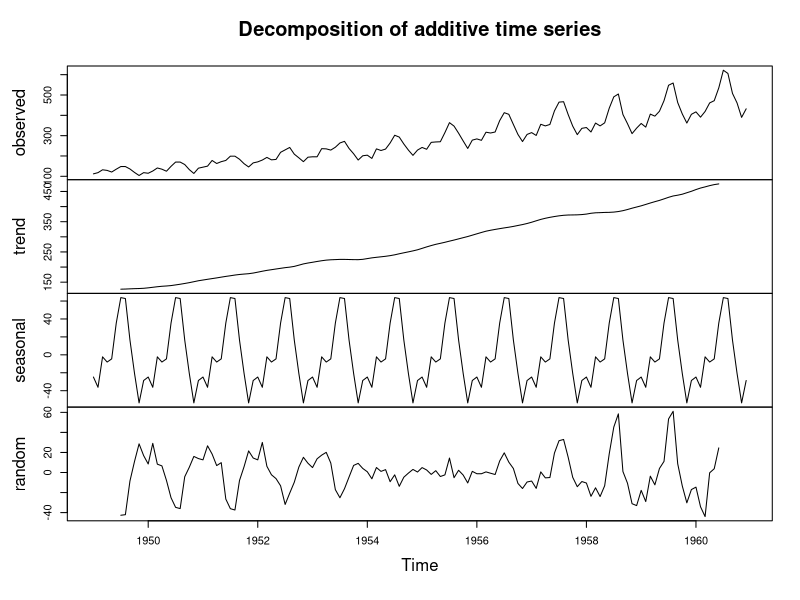
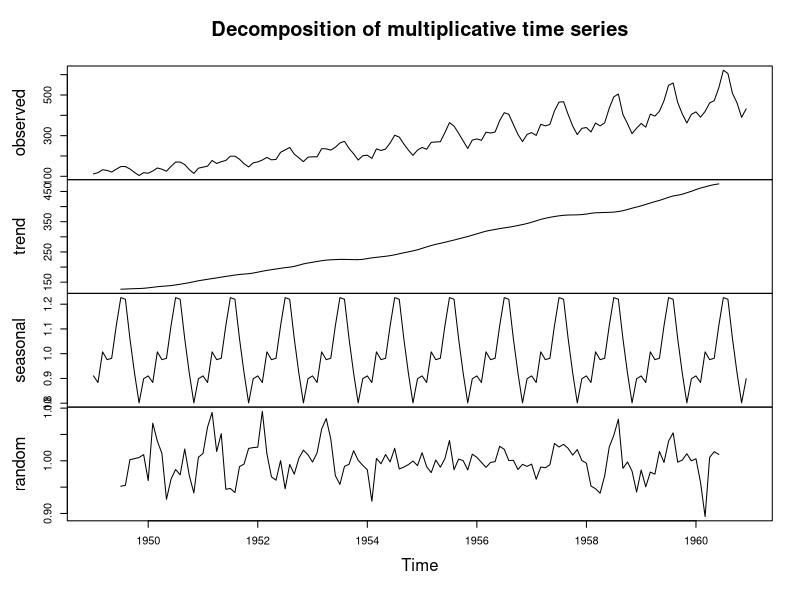
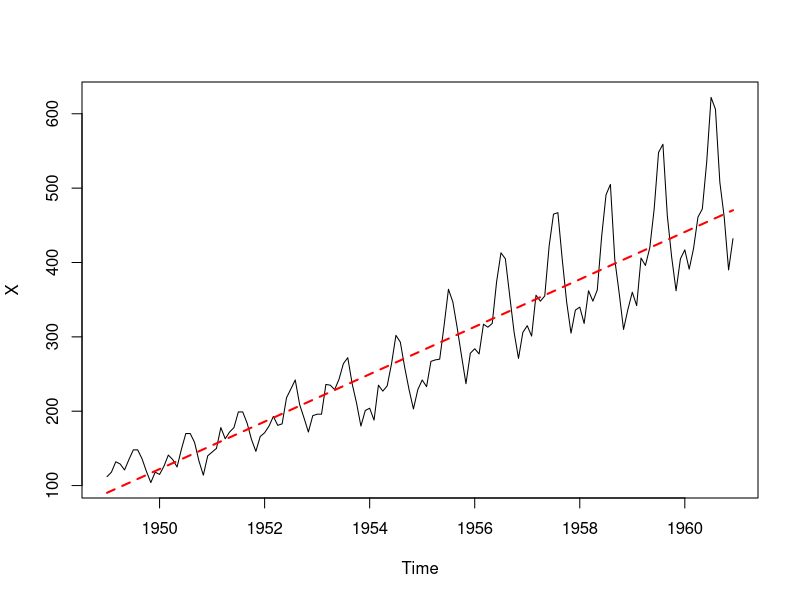
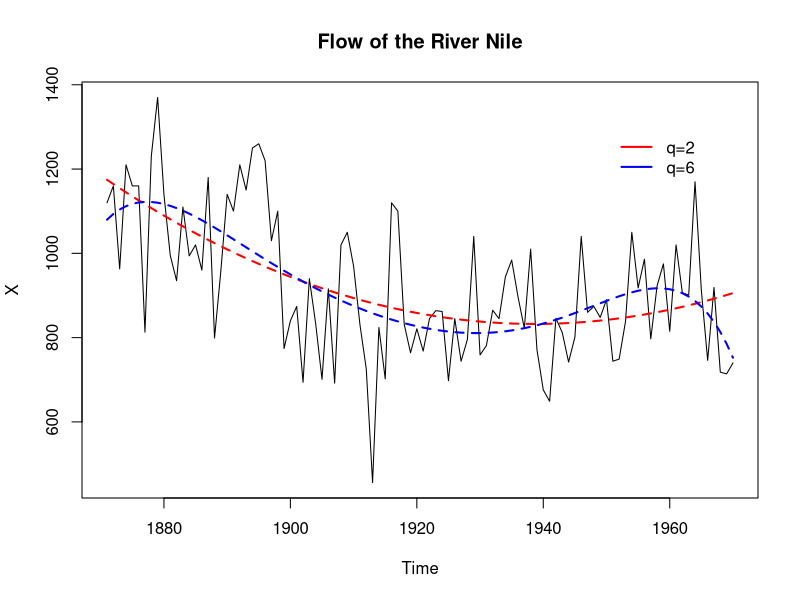
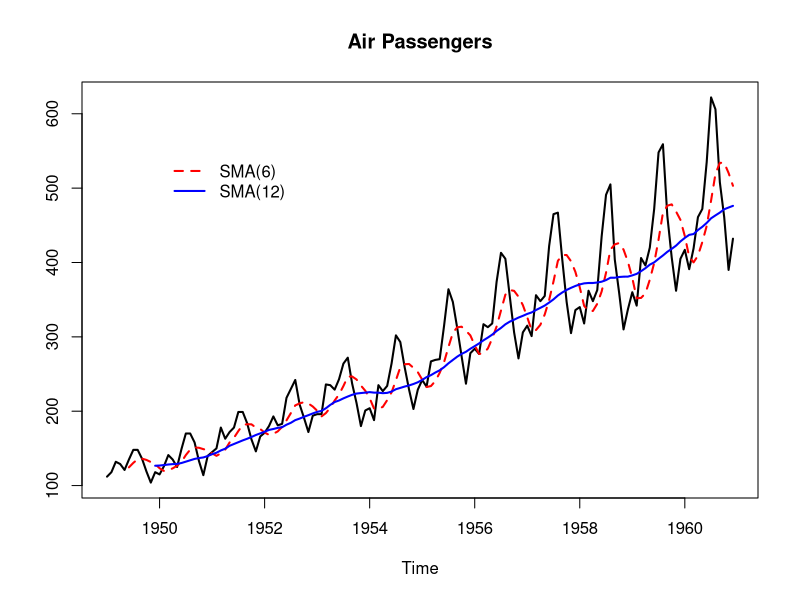
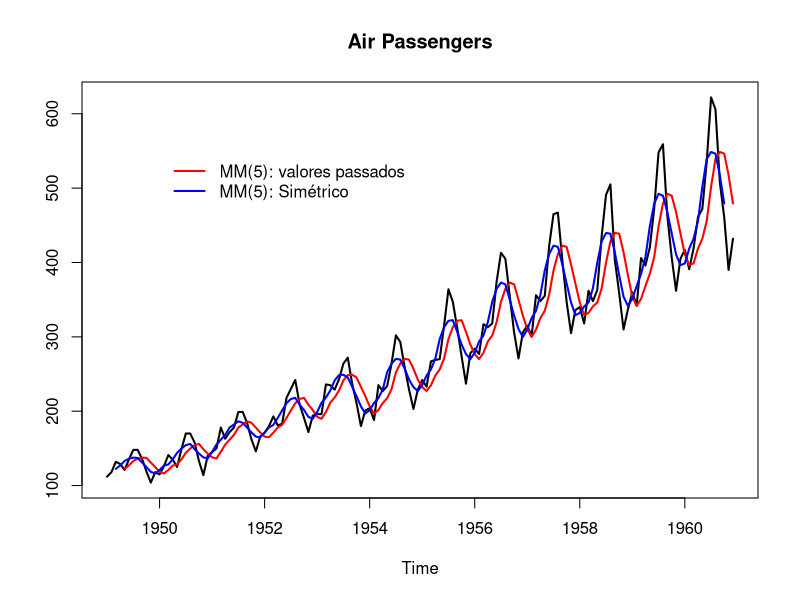
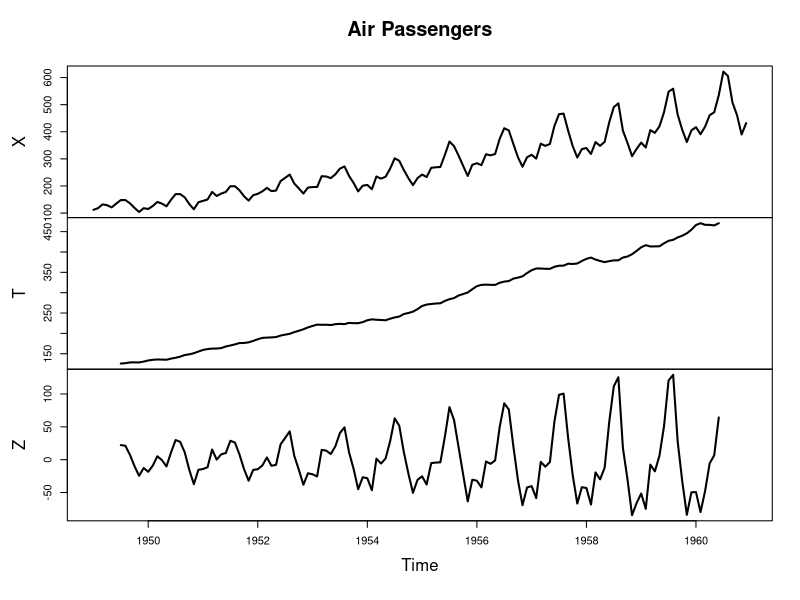
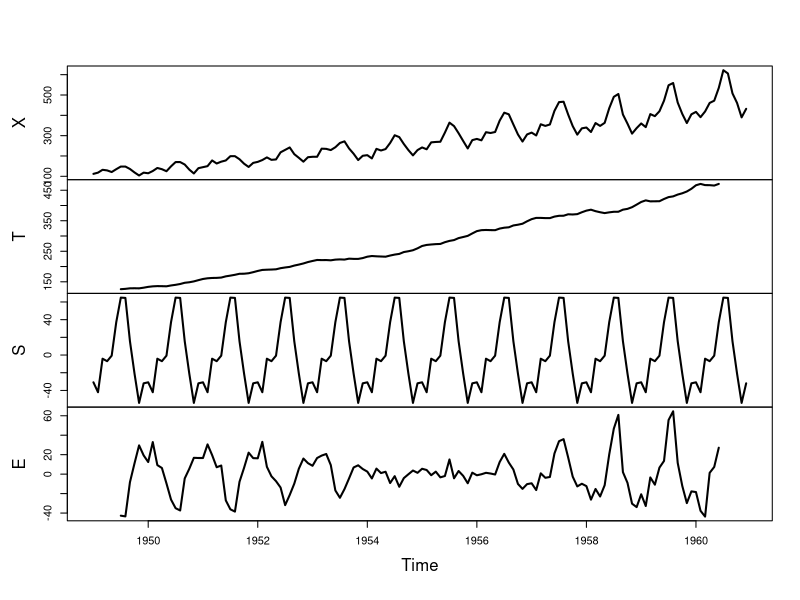

Write R code to recreate these figures, in order.


######## additive ####
X <- AirPassengers

dec <- decompose(X, type="a")

plot(dec)




######## multiplicative ####
X <- AirPassengers

dec <- decompose(X, type="multiplicative")

plot(dec)




######## Tendência: Linear ####

X <- AirPassengers
tempo <- time(X)

out <- lm(X ~ tempo)

plot(X)
lines(x=tempo, y=out$fitted, type='l', col='red', lwd=2, lty=2)



######## Tendência: Polinomial ####

X <- Nile
tempo <- as.numeric( time(X) )

out <- lm(X ~ poly(tempo,2))
out2 <- lm(X ~ poly(tempo,6))

plot(X, main='Flow of the River Nile')
lines(x=tempo, y=out$fitted, type='l', col='red', lwd=2, lty=2)
lines(x=tempo, y=out2$fitted, type='l', col='blue', lwd=2, lty=2)

legend(x=1950, y = 1300, legend = c('q=2','q=6'), col=c('red','blue'), lwd=2,  bty = "n")


####### Media Móvel Simples ###
X <- AirPassengers
sma6 <- filter(X, rep(1/6, 6), sides=1)

sma12 <- filter(X, rep(1/12, 12),sides=1)

plot(cbind(X,sma6,sma12), main='Air Passengers',plot.type='s', col=c('black','red','blue'), lwd=2, lty=c(1,2,1),ylab='')
legend(x=1950, y = 550, legend = c('SMA(6)','SMA(12)'), col=c('red','blue'), lwd=2,  bty = "n", lty=c(2,1))




######## Simétrico vs Passados #######

X <- AirPassengers
pass5 <- filter(X, rep(1/5, 5), sides=1)

sim5 <- filter(X, rep(1/5, 5), sides=2)

plot(cbind(X,pass5,sim5), main='Air Passengers',plot.type='s', col=c('black','red','blue'), lwd=2, lty=c(1,1,1),ylab='')
legend(x=1950, y = 550, legend = c('MM(5): valores passados','MM(5): Simétrico'), col=c('red','blue'), lwd=2,  bty = "n", lty=c(1,1))



######## Tendência Ajustada #######
X <- AirPassengers
T <- filter(X, rep(1/13, 13), sides=2)
Z <- X - T

plot(cbind(X,T,Z), main='Air Passengers',plot.type='m', lwd=2, lty=c(1,1,1),ylab='')



### Médias Sazonais de Z
n_periodos <- length(X)/12
MS <- t(matrix(data = Z, nrow = 12))
S <- colMeans(MS, na.rm = TRUE)
S <- ts(rep(S,n_periodos), start=start(X), frequency=frequency(X))

E <- X - T - S

plot(cbind(X,T,S,E), main='',plot.type='m', lwd=2)






####################################################
########## Exercício 1 #############################
####################################################

##### Decomposição Multiplicativa ####

X <- AirPassengers

T <- filter(X, rep(1/13, 13) , sides=2)

Z <- X/T


n_periodos <- length(X)/12

MS <- t(matrix(data = Z, nrow = 12))

S <- colMeans(MS, na.rm = TRUE)

S <- ts(rep(S,n_periodos), start=start(X), frequency=frequency(X))


plot(S)

E <- X/(T*S)

plot(cbind(X,T,S,E))





##### Decomposição Multiplicativa: Tendencia Polinomial ####

X <- Nile

tempo <- as.numeric( time(X) )

out <- lm(X ~ poly(tempo,5))

T <- out$fitted.values

T <- ts(T, start=start(X), frequency=frequency(X))

plot(cbind(X,T), plot.type='s', col=c(1,2))


Z <- X/T


n_periodos <- length(X)/12

MS <- t(matrix(data = Z, nrow = 12))

S <- colMeans(MS, na.rm = TRUE)

S <- ts(rep(S,n_periodos), start=start(X), frequency=frequency(X))


plot(S)

E <- X/(T*S)

plot(cbind(X,T,S,E))














